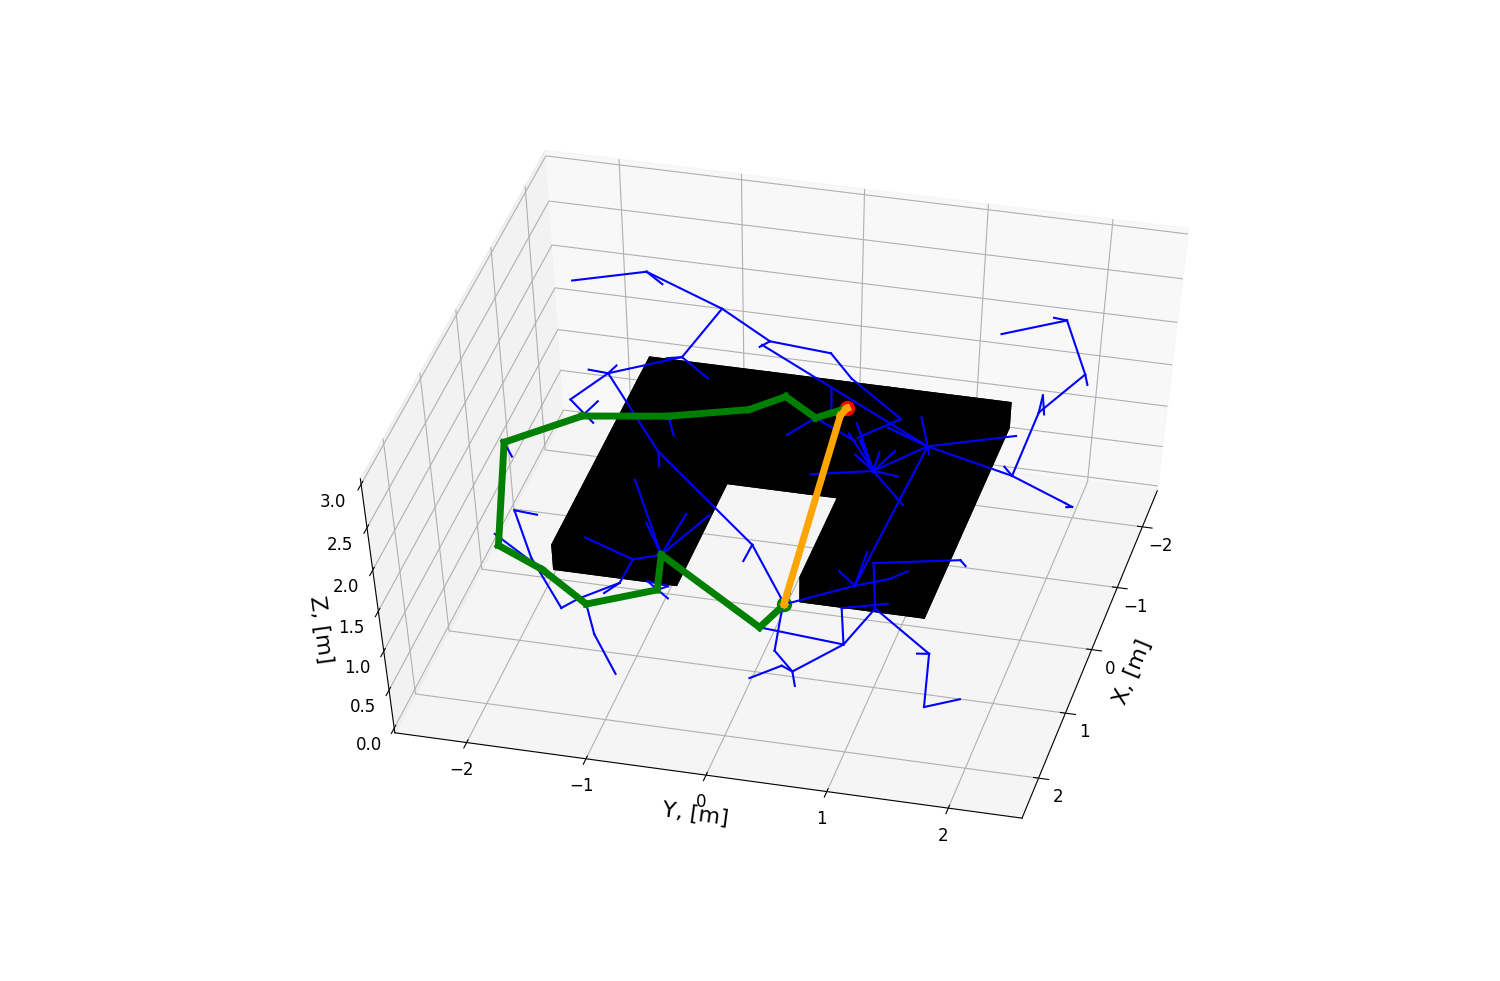

Write Python code to recreate this figure.
import numpy as np
from numpy.linalg import norm
from math import *
from matplotlib import pyplot as plt
from matplotlib.patches import Polygon
from random import random
from scipy.spatial import ConvexHull
from matplotlib import path
import time
from mpl_toolkits import mplot3d
from mpl_toolkits.mplot3d.art3d import Poly3DCollection, Line3DCollection
from tools import init_fonts
from path_shortening import shorten_path

def isCollisionFreeVertex(obstacles, point):
    x,y,z = point
    for obstacle in obstacles:
	    dx, dy, dz = obstacle.dimensions
	    x0, y0, z0 = obstacle.pose
	    if abs(x-x0)<=dx/2 and abs(y-y0)<=dy/2 and abs(z-z0)<=dz/2:
	        return 0
    return 1

def isCollisionFreeEdge(obstacles, closest_vert, p):
    closest_vert = np.array(closest_vert); p = np.array(p)
    collFree = True
    l = norm(closest_vert - p)
    map_resolution = 0.01; M = int(l / map_resolution)
    if M <= 2: M = 20
    t = np.linspace(0,1,M)
    for i in range(1,M-1):
        point = (1-t[i])*closest_vert + t[i]*p # calculate configuration
        collFree = isCollisionFreeVertex(obstacles, point) 
        if collFree == False: return False

    return collFree


class Node3D:
    def __init__(self):
        self.p     = [0, 0, 0]
        self.i     = 0
        self.iPrev = 0


def closestNode3D(rrt, p):
    distance = []
    for node in rrt:
        distance.append( sqrt((p[0] - node.p[0])**2 + (p[1] - node.p[1])**2 + (p[2] - node.p[2])**2) )
    distance = np.array(distance)
    
    dmin = min(distance)
    ind_min = distance.tolist().index(dmin)
    closest_node = rrt[ind_min]

    return closest_node


def plot_point3D(p, color='blue'):
    ax.scatter3D(p[0], p[1], p[2], color=color)


# Add Obstacles
class Parallelepiped:
    def __init__(self):
        self.dimensions = [0,0,0]
        self.pose = [0,0,0]
        self.verts = self.vertixes()
        
    def vertixes(self):
        dx = self.dimensions[0]
        dy = self.dimensions[1]
        dz = self.dimensions[2]
        C = np.array(self.pose)

        Z = np.array([[-dx/2, -dy/2, -dz/2],
                      [dx/2, -dy/2, -dz/2 ],
                      [dx/2, dy/2, -dz/2],
                      [-dx/2, dy/2, -dz/2],
                      [-dx/2, -dy/2, dz/2],
                      [dx/2, -dy/2, dz/2 ],
                      [dx/2, dy/2, dz/2],
                      [-dx/2, dy/2, dz/2]])
        Z += C

        # list of sides' polygons of figure
        verts = [ [Z[0], Z[1], Z[2], Z[3]],
                  [Z[4], Z[5], Z[6], Z[7]], 
                  [Z[0], Z[1], Z[5], Z[4]], 
                  [Z[2], Z[3], Z[7], Z[6]], 
                  [Z[1], Z[2], Z[6], Z[5]],
                  [Z[4], Z[7], Z[3], Z[0]] ]

        return verts

    def draw(self, ax):
        ax.add_collection3d(Poly3DCollection(self.vertixes(), facecolors='k', linewidths=1, edgecolors='k', alpha=.25))


### Obstacles ###
def add_obstacle(obstacles, pose, dim):
	obstacle = Parallelepiped()
	obstacle.dimensions = dim
	obstacle.pose = pose
	obstacles.append(obstacle)
	return obstacles

# obstacles_poses = [ [-0.8, 0., 1.5], [ 1., 0., 1.5], [ 0., 1., 1.5], [ 0.,-1., 1.5] ]
# obstacles_dims  = [ [1.4, 1.0, 0.2], [1.0, 1.0, 0.2], [3.0, 1.0, 0.2], [3.0, 1.0, 0.2] ]

obstacles_poses = [ [-0.8, 0., 1.5], [ 0., 1., 1.5], [ 0.,-1., 1.5] ]
obstacles_dims  = [ [1.4, 1.0, 0.3], [3.0, 1.0, 0.3], [3.0, 1.0, 0.3] ]

obstacles = []
for pose, dim in zip(obstacles_poses, obstacles_dims):
	obstacles = add_obstacle(obstacles, pose, dim)
##################

init_fonts()
fig = plt.figure(figsize=(15,15))
ax = plt.axes(projection='3d')
ax.set_xlabel('X, [m]')
ax.set_ylabel('Y, [m]')
ax.set_zlabel('Z, [m]')
ax.set_xlim([-2.5, 2.5])
ax.set_ylim([-2.5, 2.5])
ax.set_zlim([0.0, 3.0])

for obstacle in obstacles: obstacle.draw(ax)

# parameters
animate = 1

# RRT Initialization
maxiters  = 500
nearGoal = False # This will be set to true if goal has been reached
minDistGoal = 0.05 # Convergence criterion: success when the tree reaches within 0.25 in distance from the goal.
d = 0.5 # [m], Extension parameter: this controls how far the RRT extends in each step.

# Start and goal positions
start = np.array([0.0, 0.0, 0.0]); ax.scatter3D(start[0], start[1], start[2], color='green', s=100)
goal =  np.array([0.0, 0.5, 2.5]);  ax.scatter3D(goal[0], goal[1], goal[2], color='red', s=100)

# Initialize RRT. The RRT will be represented as a 2 x N list of points.
# So each column represents a vertex of the tree.
rrt = []
start_node = Node3D()
start_node.p = start
start_node.i = 0
start_node.iPrev = 0
rrt.append(start_node)


# RRT algorithm
start_time = time.time()
iters = 0
while not nearGoal and iters < maxiters:
    # Sample point
    rnd = random()
    # With probability 0.05, sample the goal. This promotes movement to the goal.
    if rnd < 0.10:
        p = goal
    else:
        p = np.array([random()*5-2.5, random()*5-2.5, random()*3]) # Should be a 3 x 1 vector
        
    # Check if sample is collision free
    collFree = isCollisionFreeVertex(obstacles, p)
    # If it's not collision free, continue with loop
    if not collFree:
        iters += 1
        continue

    # If it is collision free, find closest point in existing tree. 
    closest_node = closestNode3D(rrt, p)
    
    
    # Extend tree towards xy from closest_vert. Use the extension parameter
    # d defined above as your step size. In other words, the Euclidean
    # distance between new_vert and closest_vert should be d.
    new_node = Node3D()
    new_node.p = closest_node.p + d * (p - closest_node.p)
    new_node.i = len(rrt)
    new_node.iPrev = closest_node.i

    if animate:
        ax.plot([closest_node.p[0], new_node.p[0]], [closest_node.p[1], new_node.p[1]], [closest_node.p[2], new_node.p[2]],color = 'b', zorder=5)
        plt.pause(0.01)
    
    # Check if new vertice is in collision
    collFree = isCollisionFreeEdge(obstacles, closest_node.p, new_node.p)
    # If it's not collision free, continue with loop
    if not collFree:
        iters += 1
        continue
    
    # If it is collision free, add it to tree    
    rrt.append(new_node)

    # Check if we have reached the goal
    if norm(np.array(goal) - np.array(new_node.p)) < minDistGoal:
        # Add last, goal node
        goal_node = Node3D()
        goal_node.p = goal
        goal_node.i = len(rrt)
        goal_node.iPrev = new_node.i
        if isCollisionFreeEdge(obstacles, new_node.p, goal_node.p):
            rrt.append(goal_node)
            P = [goal_node.p]
        else: P = []
        end_time = time.time()
        nearGoal = True
        print ('Reached the goal after %.2f seconds:' % (end_time - start_time))

    iters += 1

print ('Number of iterations passed: %d / %d' %(iters, maxiters))
print ('RRT length: ', len(rrt))

# Path construction from RRT:
print ('Constructing the path...')
i = len(rrt) - 1
while True:
    i = rrt[i].iPrev
    P.append(rrt[i].p)
    if i == 0:
        print ('Reached RRT start node')
        break
P = np.array(P)
# drawing a path from RRT
for i in range(P.shape[0]-1):
    ax.plot([P[i,0], P[i+1,0]], [P[i,1], P[i+1,1]], [P[i,2], P[i+1,2]], color = 'g', linewidth=5, zorder=10)

# shortened path
print ('Shortening the path...')
P = shorten_path(P, obstacles, smoothiters=100)
for i in range(P.shape[0]-1):
    ax.plot([P[i,0], P[i+1,0]], [P[i,1], P[i+1,1]], [P[i,2], P[i+1,2]], color = 'orange', linewidth=5, zorder=15)

plt.show()  
